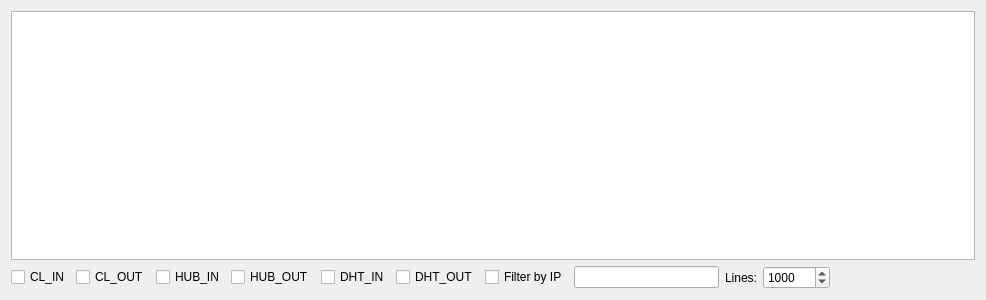
<?xml version="1.0" encoding="UTF-8"?>
<ui version="4.0">
 <class>UICmdDebug</class>
 <widget class="QWidget" name="UICmdDebug">
  <property name="geometry">
   <rect>
    <x>0</x>
    <y>0</y>
    <width>986</width>
    <height>300</height>
   </rect>
  </property>
  <property name="windowTitle">
   <string>Form</string>
  </property>
  <layout class="QVBoxLayout" name="verticalLayout">
   <item>
    <widget class="QPlainTextEdit" name="plainTextEdit_DEBUG">
     <property name="centerOnScroll">
      <bool>false</bool>
     </property>
    </widget>
   </item>
   <item>
    <layout class="QHBoxLayout" name="horizontalLayout">
     <item>
      <widget class="QCheckBox" name="checkBoxCL_IN">
       <property name="text">
        <string>CL_IN</string>
       </property>
      </widget>
     </item>
     <item>
      <widget class="QCheckBox" name="checkBoxCL_OUT">
       <property name="text">
        <string>CL_OUT</string>
       </property>
      </widget>
     </item>
     <item>
      <widget class="QCheckBox" name="checkBoxHUB_IN">
       <property name="text">
        <string>HUB_IN</string>
       </property>
      </widget>
     </item>
     <item>
      <widget class="QCheckBox" name="checkBoxHUB_OUT">
       <property name="text">
        <string>HUB_OUT</string>
       </property>
      </widget>
     </item>
     <item>
      <widget class="QCheckBox" name="checkBoxDHT_IN">
       <property name="text">
        <string>DHT_IN</string>
       </property>
      </widget>
     </item>
     <item>
      <widget class="QCheckBox" name="checkBoxDHT_OUT">
       <property name="text">
        <string>DHT_OUT</string>
       </property>
      </widget>
     </item>
     <item>
      <widget class="QCheckBox" name="checkBoxFilterIP">
       <property name="text">
        <string>Filter by IP</string>
       </property>
      </widget>
     </item>
     <item>
      <widget class="QLineEdit" name="lineEditIP"/>
     </item>
     <item>
      <widget class="QLabel" name="label">
       <property name="text">
        <string>Lines:</string>
       </property>
      </widget>
     </item>
     <item>
      <widget class="QSpinBox" name="spinBoxLines">
       <property name="maximum">
        <number>100000</number>
       </property>
       <property name="value">
        <number>1000</number>
       </property>
      </widget>
     </item>
     <item>
      <spacer name="horizontalSpacer">
       <property name="orientation">
        <enum>Qt::Horizontal</enum>
       </property>
       <property name="sizeHint" stdset="0">
        <size>
         <width>40</width>
         <height>20</height>
        </size>
       </property>
      </spacer>
     </item>
    </layout>
   </item>
  </layout>
 </widget>
 <resources/>
 <connections/>
</ui>
